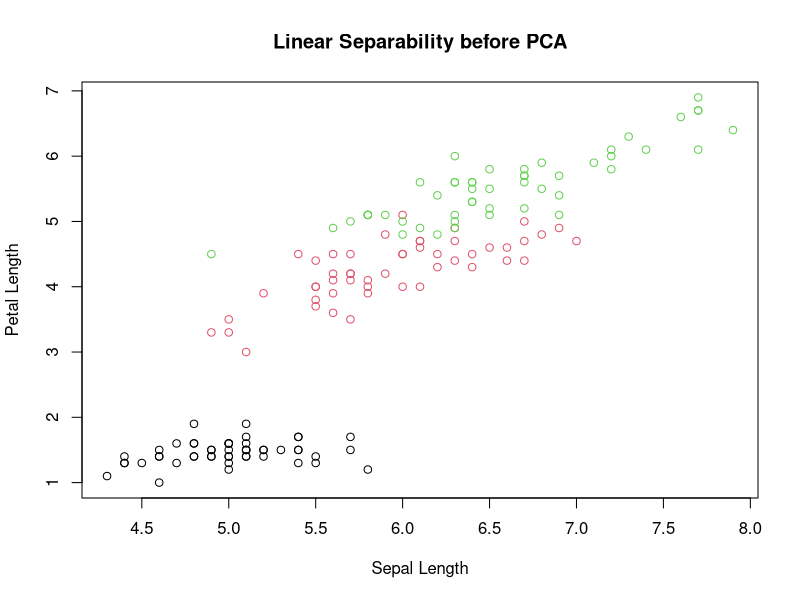
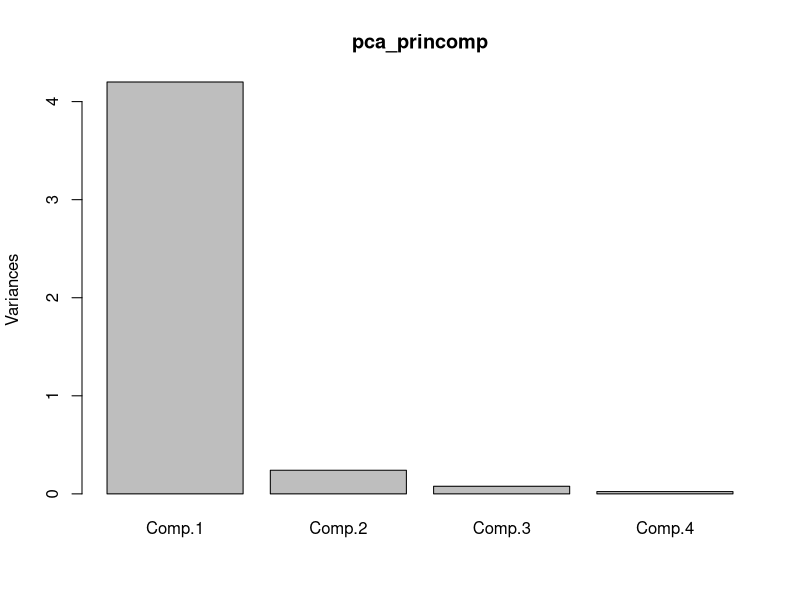
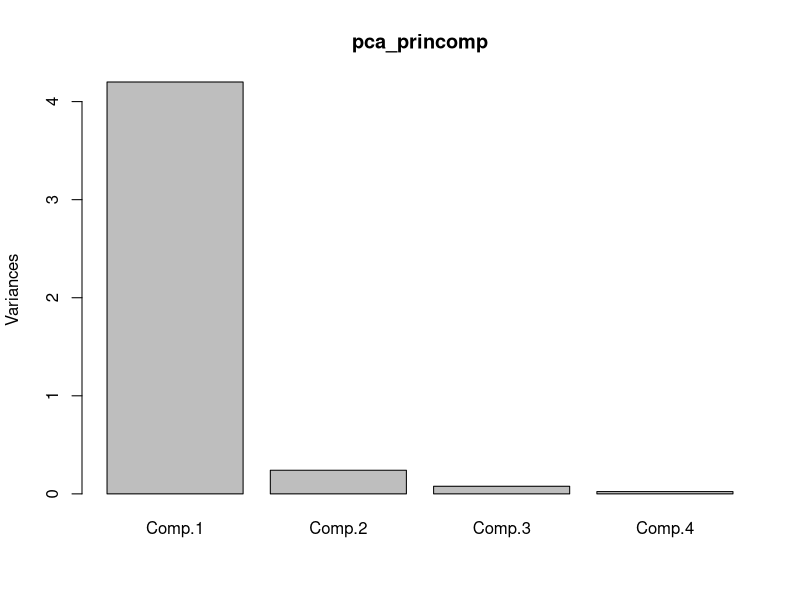
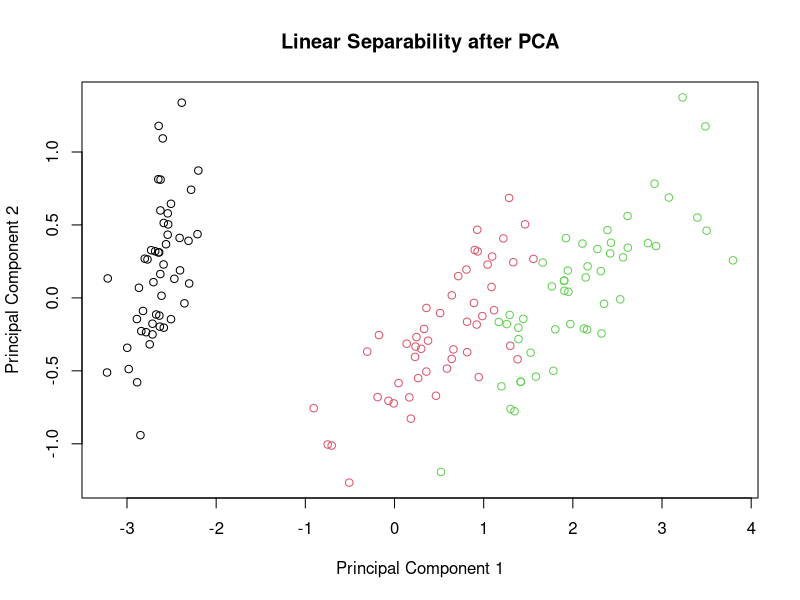
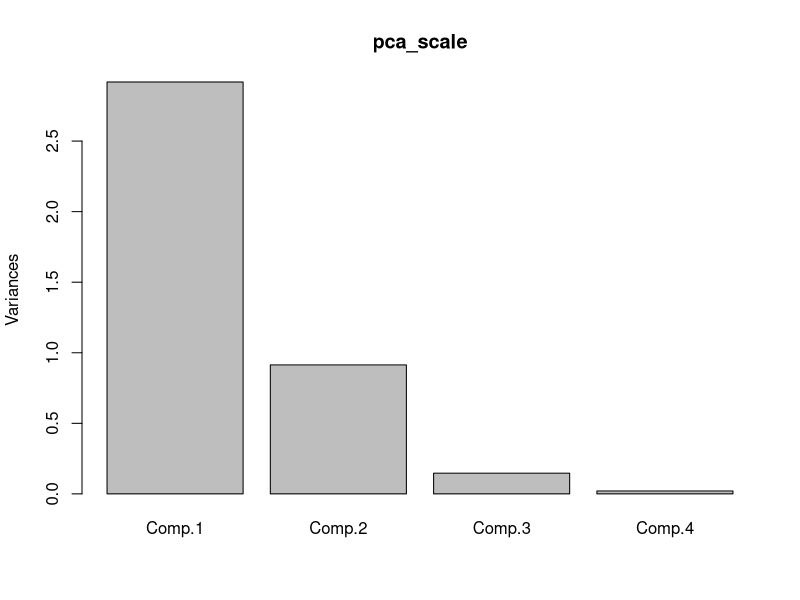
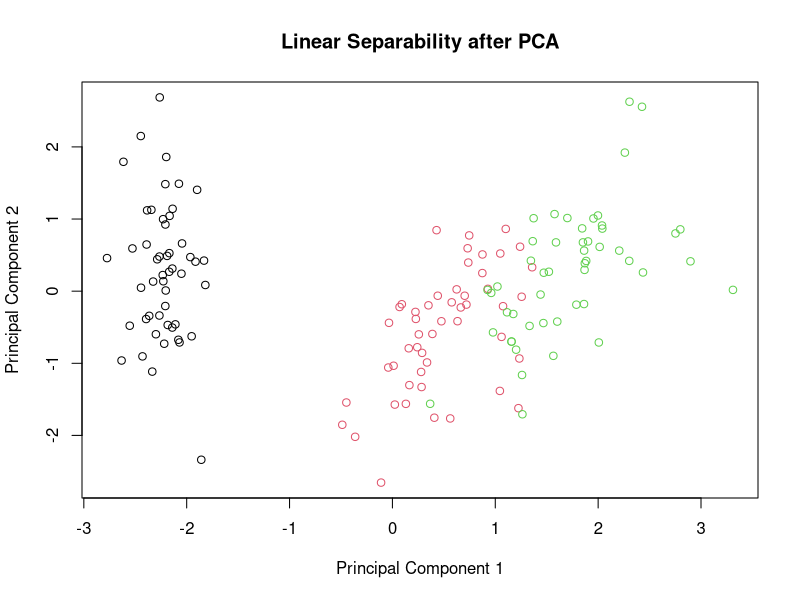
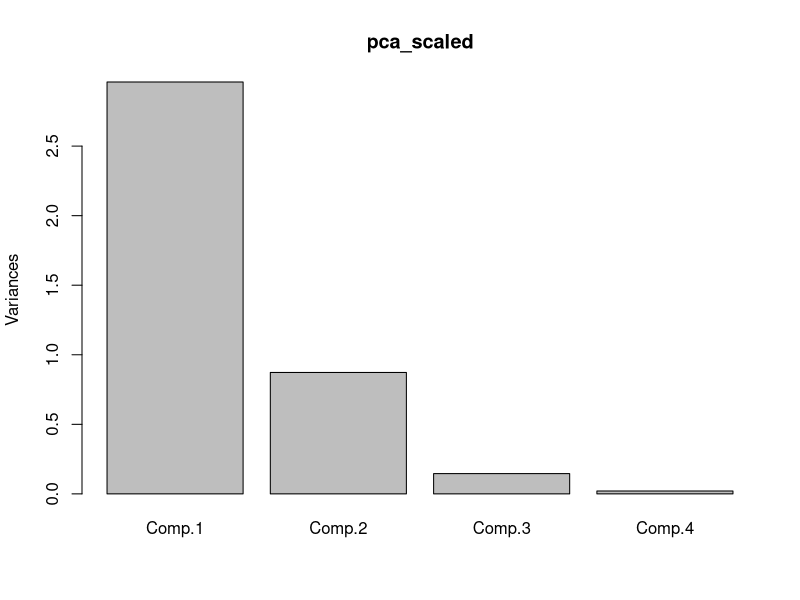

These figures' R source, in order:
## ---- chunk 1

rm(list = ls(all=TRUE))

## ---- chunk 2
iris_data <- iris

## ---- chunk 3

str(iris_data)

summary(iris_data)

## ---- chunk 4

library(nnet)

multinom_model = multinom(Species~., data = iris_data )


pred_results = multinom_model$fitted.values


actl_results = iris_data$Species


results = data.frame("pred_spec" = colnames(pred_results)[apply(pred_results,1,function(x) which(x==max(x)))], 
                     "act_spec" = iris_data$Species)

table(results)


## ---- chunk 5

# Using lapply() function we apply the var() function on each of the variables excluding the target

lapply(iris_data[, -5], var)

# Plot the data points on the axes with the highest variances

plot(iris_data$Sepal.Length, iris_data$Petal.Length, col = iris_data$Species, xlab = "Sepal Length", ylab = "Petal Length",
    main = "Linear Separability before PCA")



## ---- chunk 6

# don't get confused, cov(x,x) = var(x)

cov_mat <- cov(iris_data[ , -5])

## ---- chunk 7

print(cov_mat)

## ---- chunk 8

# storing the eigen vectors in the eigen_vec variable

eigen_vec <- eigen(cov_mat)$vectors

print(eigen_vec)

## ---- chunk 9

# Original datapoints projected to the Principal Components

# "%*%" operator is a matrix multiplier

pca_mat <- as.matrix(iris_data[, -5]) %*% as.matrix(eigen_vec)

## ---- chunk 10

# Add the Species column back to the data frame

pca_df <- cbind(as.data.frame(pca_mat), iris_data$Species)

# Change the colnames to "Species"

colnames(pca_df)[5] <- c("Species")


## ---- chunk 11

reg_mod_2 = multinom(Species~., data = pca_df )


pred_results_2 = reg_mod_2$fitted.values


actl_results_2 = pca_df$Species


results_pca = data.frame("pred_spec" = colnames(pred_results_2)[apply(pred_results_2,1,function(x) which(x==max(x)))], 
                     "act_spec" = pca_df$Species)

table(results_pca)
## ---- chunk 12

pca_princomp <- princomp(iris_data[,-c(5)])
summary(pca_princomp)
plot(pca_princomp)
pca_princomp$loadings
head(pca_princomp$scores)
plot(pca_princomp)

iris_pca_data = data.frame(pca_princomp$scores, Species = iris_data$Species)

plot(iris_pca_data$Comp.1, iris_pca_data$Comp.2, col = iris_pca_data$Species, xlab = "Principal Component 1", ylab = "Principal Component 2",  main = "Linear Separability after PCA")

reg_mod_3 = multinom(Species~., data = iris_pca_data )

pred_results_3 = reg_mod_3$fitted.values


actl_results_3 = iris_pca_data$Species


results_prcom = data.frame("pred_spec" = colnames(pred_results_3)[apply(pred_results_3,1,function(x) which(x==max(x)))], 
                     "act_spec" = iris_pca_data$Species)

table(results_prcom)

## ---- chunk 13

pca_scale <- princomp(iris_data[,-c(5)], cor = T)
summary(pca_scale)

plot(pca_scale)

iris_pca_Scale_data = data.frame(pca_scale$scores, Species = iris_data$Species)

plot(iris_pca_Scale_data$Comp.1, iris_pca_Scale_data$Comp.2, col = iris_pca_Scale_data$Species, xlab = "Principal Component 1", ylab = "Principal Component 2",  main = "Linear Separability after PCA")


reg_mod_4 = multinom(Species~., data = iris_pca_Scale_data )

pred_results_4 = reg_mod_4$fitted.values


actl_results_4 = iris_pca_Scale_data$Species


results_prcom = data.frame("pred_spec" = colnames(pred_results_4)[apply(pred_results_4,1,function(x) which(x==max(x)))], 
                     "act_spec" = iris_pca_Scale_data$Species)

table(results_prcom)

## ---- chunk 14

set.seed(420)

train_rows <- sample(1:nrow(iris_data), 0.8*nrow(iris_data))

train_data <- iris_data[train_rows, ]

test_data <- iris_data[-train_rows, ]

## ---- chunk 15

pca_scaled <- princomp(train_data[, !(names(train_data) %in% c("Species"))], cor = T)

head(pca_scaled$scores)

#pca_scaled <- prcomp(train_data[, !(names(train_data) %in% c("Species"))], center = T, scale. = T)

#head(pca_scaled$x)
## ---- chunk 16

plot(pca_scaled)

## ---- chunk 17

train_pca_e <- as.data.frame(predict(pca_scaled, train_data[, !(names(train_data) %in% c("Species"))]))

test_pca_e <- as.data.frame(predict(pca_scaled, test_data[, !(names(train_data) %in% c("Species"))]))

